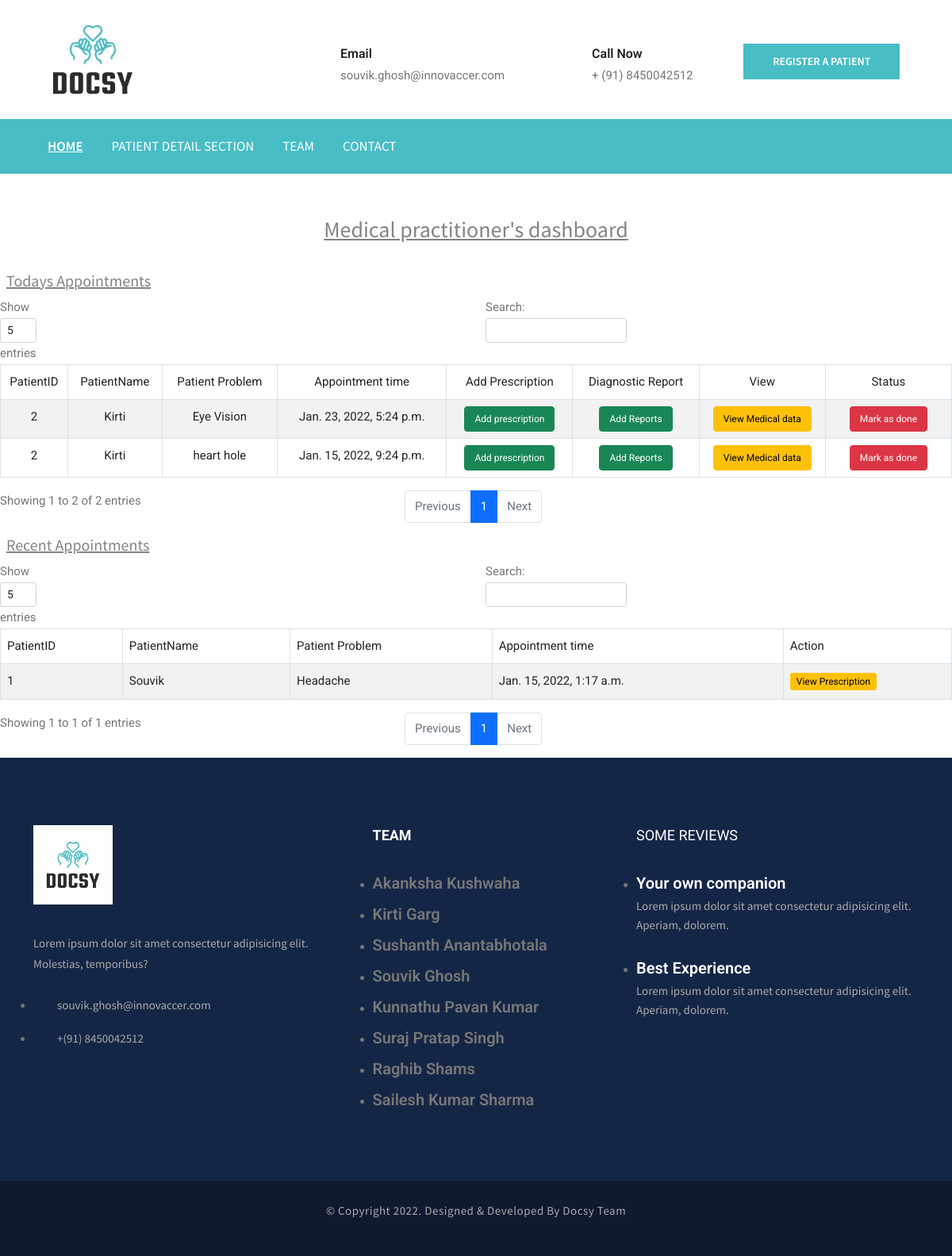
Page /doctorsDashboard/ (signed in) on the committed database.
### receptionist/models.py (models this page shows)
class doctor(models.Model):
    name = models.TextField(max_length=50)
    specalist = models.TextField(max_length=50, null=True)
    email = models.EmailField(unique=True,max_length=50)
    phoneno = models.TextField(unique=True, max_length=10)
    gender = models.TextField(max_length=10)
    password = models.TextField(max_length=25)
    clinic_address = models.TextField(max_length=150)
    registration_time = models.DateField(default=date.today)

### patient/models.py (models this page shows)
class patient(models.Model):
    name = models.TextField(max_length=50)
    dob = models.DateField(default=date.today)
    gender = models.TextField(max_length=20)
    phoneno = models.TextField(unique=True, max_length=10)
    email=models.EmailField(unique=True,max_length=50)
    password = models.TextField(max_length=25)
    address = models.TextField(max_length=150)
    registration_time = models.DateField(default=date.today)

class Appointment(models.Model):
    patientId= models.ForeignKey(patient,on_delete=models.CASCADE)
    doctorId = models.IntegerField()
    specalist = models.TextField(max_length=50, null=True)
    disease=models.TextField(max_length=50, null=True)
    appointmentTime=models.DateTimeField(default=datetime.now)
    status=models.TextField(default="0")

### receptionist/views.py (the view)
# urls.py: path('doctorsDashboard/',views.doctorsDashboard,name="doctorsDashboard"),
def doctorsDashboard(request):
    doctor_id=request.session['doctor_id']
    today_appointments=Appointment.objects.all()
    d=doctor.objects.get(id=doctor_id)
    a=Appointment.objects.filter(doctorId=d.id,status="0")
    ap=[]
    for i in a:
        x=i.patientId
        ap.append([x.id,x.name,i.disease,i.appointmentTime,i.id])
    b=Appointment.objects.filter(doctorId=d.id,status="1")
    bp=[]
    for i in b:
        x=i.patientId
        bp.append([x.id,x.name,i.disease,i.appointmentTime,i.id])
    return render(request,'doctorsDashboard.html',{"today_appointments":ap,"past_appointments":bp, "doctor_id":d})

### receptionist/templates/doctorsDashboard.html (shortened to what this page needs)
{% load static %}
<!DOCTYPE html>
<html lang="en">
<head>
    <link href="https://cdn.jsdelivr.net/npm/bootstrap@5.0.2/dist/css/bootstrap.min.css" rel="stylesheet">
    <link rel="stylesheet" href="{% static 'css/style.css' %}">
</head>
<body>
    <div class="page-wrapper">
        <section class="header-uper">
            <div class="container">
                <div class="row align-items-center">
                    <div class="col-xl-3 col-lg-3">
                        <div class="logo">
                            <a href="{% url 'homePage' %}">
                                <img loading="lazy" src="{% static 'image/logo.jpeg' %}" alt="logo" style="height: 150px;">
                            </a>
                        </div>
                    </div>
                    <div class="col-xl-9 col-lg-9 mt-lg-3">
                        <div class="right-side">
                            <ul class="contact-info d-none d-lg-flex pl-0 mb-4 mb-md-0">
                                <li class="item text-left">
                                    <strong>Email</strong>
                                    <br>
                                    <a href="mailto:info@medic.com">
                                        <span>{{doctor_id.email}}</span>
                                    </a>
                                </li>
                                <li class="item text-left">
                                    <strong>Call Now</strong>
                                    <br>
                                    <span>+ (91) {{doctor_id.phoneno}}</span>
                                </li>
                            </ul>
                            <div class="link-btn text-center mb-3 text-lg-right">
                                <a href="" class="btn-style-one">Register a Patient</a>
                            </div>
                        </div>
                    </div>
                </div>
            </div>
        </section>
        <nav class="navbar navbar-expand-lg navbar-dark">
            <div class="container">
                <div class="collapse navbar-collapse" id="navbarLinks">
                    <ul class="navbar-nav">
                        <li class="nav-item active">
                            <a class="nav-link" href="{% url 'homePage' %}">Home</a>
                        </li>
                        <li class="nav-item @@about">
                            <a class="nav-link" href="">Patient Detail Section</a>
                        </li>
                        <li class="nav-item @@team">
                            <a class="nav-link" href="#footer">Team</a>
                        </li>
                        <li class="nav-item @@contact">
                            <a class="nav-link" href="">Contact</a>
                        </li>
                    </ul>
                </div>
            </div>
        </nav>
        <br />
        <br />
        <p class="h3 text-center"><u>Medical practitioner's dashboard</u></p>
        <br />
        <div class="table-responsive">
            <p class="h5 mx-2"><u>Todays Appointments</u></p>
            <table id="example1" class="table table-striped table-bordered" style="width:100%;">
                <thead>
                    <tr>
                        <td>
                            <div class="text-center">
                                PatientID
                            </div>
                        </td>
                        <td>
                            <div class="text-center">
                                PatientName
                            </div>
                        </td>
                        <td>
                            <div class="text-center">
                                Patient Problem
                            </div>
                        </td>
                        <td>
                            <div class="text-center">
                                Appointment time
                            </div>
                        </td>
                        <td>
                            <div class="text-center">
                                Add Prescription
                            </div>
                        </td>
                        <td>
                            <div class="text-center">
                                Diagnostic Report
                            </div>
                        </td>
                        <td>
                            <div class="text-center">
                                View
                            </div>
                        </td>
                        <td>
                            <div class="text-center">
                                Status
                            </div>
                        </td>
                    </tr>
                </thead>
                <tbody>
                    {% for row in today_appointments %}
                    <tr>
                        <td>
                            <div class="text-center">
                                {{row.0}}
                            </div>
                        </td>
                        <td>
                            <div class="text-center">
                                {{row.1}}
                            </div>
                        </td>
                        <td>
                            <div class="text-center">
                                {{row.2}}
                            </div>
                        </td>
                        <td>
                            <div class="text-center">
                                {{row.3}}
                            </div>
                        </td>
                        <td width="150">
                            <div class="text-center">
                                <a href="/prescription/{{row.0}}/{{row.4}}" class="btn-success btn" style="font-size: 12px;;">Add prescription</a>
                            </div>
                        </td>
                        <td width="150">
                            <div class="text-center">
                                <a href="add_reports/{{row.0}}/{{row.4}}" class="btn-success btn" style="font-size: 12px;;">Add Reports</a>
                            </div>
                        </td>
                        <td width="150">
                            <div class="text-center">
                                <a href="patientSummaryView/{{row.0}}/{{row.4}}" class="btn-warning btn" style="font-size: 12px;;">View Medical data</a>
                            </div>
                        </td>
                        <td width="150">
                            <div class="text-center">
                                <a href="checkstatus/{{row.0}}/{{row.4}}" class="btn-danger btn" style="font-size: 12px;;">Mark as done</a>
                            </div>
                        </td>
                    </tr>
                    {% endfor %}
                </tbody>
            </table>
        </div>
        <div class="table-responsive">
            <p class="h5 mx-2"><u>Recent Appointments</u></p>
            <table id="example2" class="table table-striped table-bordered" style="width:100%">
                <thead>
                    <tr>
                        <td>PatientID</td>
                        <td>PatientName</td>
                        <td> Patient Problem</td>
                        <td>Appointment time</td>
                        <td>Action</td>
                    </tr>
                </thead>
                <tbody>
                    {% for row in past_appointments %}
                    <tr>
                        <td>{{row.0}}</td>
                        <td>{{row.1}}</td>
                        <td>{{row.2}}</td>
                        <td>{{row.3}}</td>
                        <td width="200">
                            <a href="/addPrescription/{{row.patientId.id}}" class="btn-warning btn-sm" style="font-size: 12px;;">View Prescription</a>
                        </td>
                    </tr>
                    {% endfor %}
                </tbody>
            </table>
        </div>
        <footer class="footer-main" id="footer">
            <div class="footer-top">
                <div class="container">
                    <div class="row justify-content-between">
                        <div class="col-lg-4 mb-5 mb-lg-0">
                            <div class="about-widget">
                                <div class="footer-logo">
                                    <figure>
                                        <a href="{% url 'homePage' %}">
                                            <img loading="lazy" class="img-fluid" src="{% static 'image/logo.jpeg' %}" alt="medic" style="width: 100px;">
                                        </a>
                                    </figure>
                                </div>
                                <p>Lorem ipsum dolor sit amet consectetur adipisicing elit. Molestias, temporibus?</p>
                                <ul class="location-link">
                                    <li class="item">
                                        <a>
                                            <p>{{doctor_id.email}}</p>
                                        </a>
                                    </li>
                                    <li class="item">
                                        <p>+(91) {{doctor_id.phoneno}}</p>
                                    </li>
                                </ul>
                            </div>
                        </div>
                        <div class="col-lg-3 col-md-5 mb-3 mb-md-0">
                            <h2 style="font-weight: bold;">Team</h2>
                            <ul class="menu-link">
                                <li>
                                    <h5>Akanksha Kushwaha</h5>
                                </li>
                                <li>
                                    <h5>Kirti Garg</h5>
                                </li>
                                <li>
                                    <h5>Sushanth Anantabhotala</h5>
                                </li>
                                <li>
                                    <h5>Souvik Ghosh</h5>
                                </li>
                                <li>
                                    <h5>Kunnathu Pavan Kumar</h5>
                                </li>
                                <li>
                                    <h5>Suraj Pratap Singh</h5>
                                </li>
                                <li>
                                    <h5>Raghib Shams</h5>
                                </li>
                                <li>
                                    <h5>Sailesh Kumar Sharma</h5>
                                </li>
                            </ul>
                        </div>
                        <div class="col-lg-4 col-md-7">
                            <div class="social-links">
                                <h2>Some Reviews</h2>
                                <ul>
                                    <li class="item">
                                        <div class="media">
                                            <div class="media-body">
                                                <h5><a href="">Your own companion</a></h5>
                                                <p>Lorem ipsum dolor sit amet consectetur adipisicing elit. Aperiam, dolorem.</p>
                                            </div>
                                        </div>
                                    </li>
                                    <li class="item">
                                        <div class="media">
                                            <div class="media-body">
                                                <h5><a href="">Best Experience</a></h5>
                                                <p>Lorem ipsum dolor sit amet consectetur adipisicing elit. Aperiam, dolorem.</p>
                                            </div>
                                        </div>
                                    </li>
                                </ul>
                            </div>
                        </div>
                    </div>
                </div>
            </div>
            <div class="footer-bottom">
                <div class="container clearfix">
                    <div class="copyright-text">
                        <p>&copy; Copyright 2022. Designed &amp; Developed by <a href="">Docsy Team</a></p>
                    </div>
                </div>
            </div>
        </footer>
    </div>
</body>
</html>

### rows in the picture
doctor: email "souvik.ghosh@innovaccer.com", phoneno "8450042512"
patient: name "Kirti" "Kirti"
Appointment: disease "Eye Vision", appointmentTime "Jan. 23, 2022, 5:24 p.m."
Appointment: disease "heart hole", appointmentTime "Jan. 15, 2022, 9:24 p.m."
patient: name "Souvik"
Appointment: disease "Headache", appointmentTime "Jan. 15, 2022, 1:17 a.m."

### other values in the picture
{{ row.0 }} "2" "2"
{{ row.0 }} "1"
